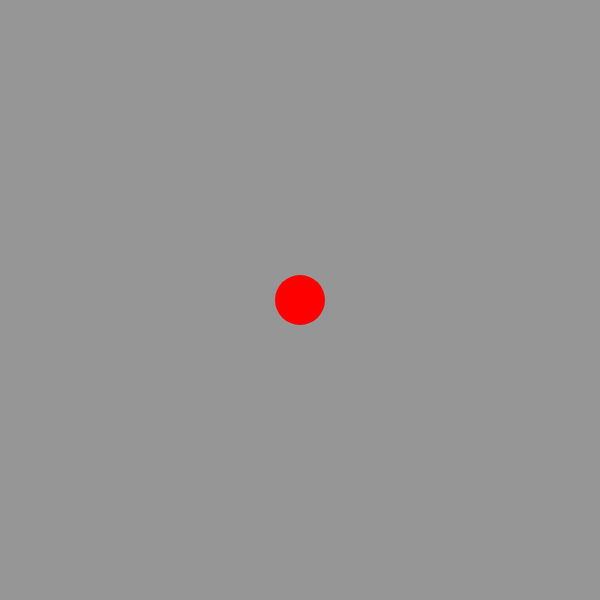
Frame 1 (no input)
Frame 60 (no input): identical to frame 1, image omitted
Frame 120 (the mouse pressed at the canvas centre since frame 60): identical to frame 1, image omitted

The p5.js sketch that drew this single still picture (run headless with seeded random() and noise() and a simulated clock; from frame 60 on, the mouse is pressed at the canvas centre):

// p5.js sketch
// ── sketch.js

var x = 300;
var y = 300;

function setup() {
  createCanvas(600,600);
}

function draw() {
  
    background(150);
  fill(255,0,0);
  noStroke();
  ellipse(x,y,50,50);
  
}

function keyPressed() {
   if (keyCode == UP_ARROW) {
    y-= 10;
  } else if (keyCode == DOWN_ARROW) {
    y+=10;
  }  else if (keyCode == RIGHT_ARROW) {
    x+=10;
  }  else if (keyCode == LEFT_ARROW) {
    x-=10;
  }
  return false; // prevent default
}
  
  
